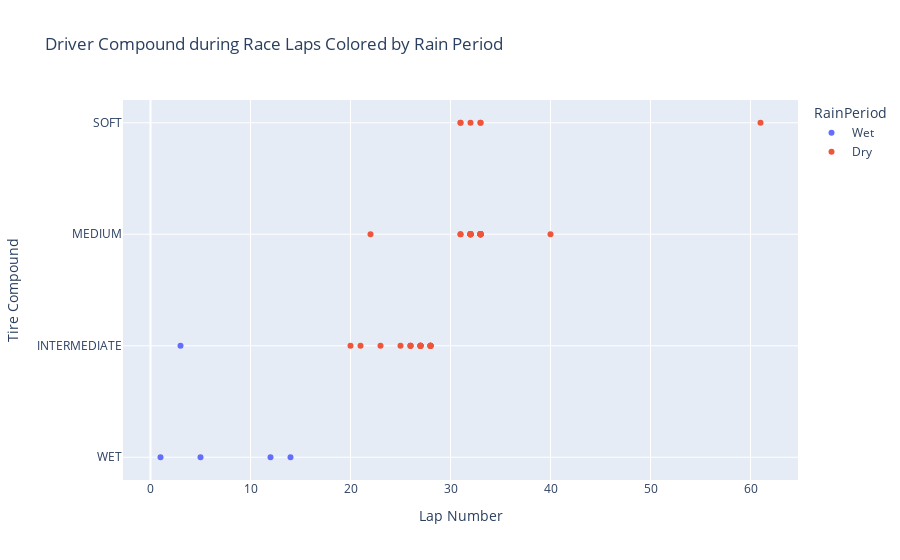

Notebook cell for this chart:
### Markdown cell above
The scatter plot shows track temperature varied at the time of pit stops for different drivers. It displays how often drivers do pit stops based on the Track Temperature. You can analyze how track temperature changes throughout the race. For instance, if the track temperature consistently increases or decreases as the race goes on, it may impact tire performance and pit strategies. If the track temperature is higher there would be increased pit stops as the track temp runs down the wheels more. However, when the Track Temperature is cooler it runs the wheel less meaning the drivers are less likely to stop for a pit. By finding these patterns, teams and analysts can make informed decisions about tire strategies and pit stop timing in future races.

### Code cell
# Identify pit stops
laps['Pitted'] = laps['PitInTime'].notna()

# Filter to get only the laps where a pit stop occurred
pit_stops = laps[laps['Pitted']][['Driver', 'LapNumber', 'Time', 'Compound']]

# Merge laps data with weather data to include Rain Period
merged_data = pd.merge_asof(
    pit_stops.sort_values('Time'),
    weather.sort_values('Time'),
    left_on='Time',
    right_on='Time',  # Align based on time
)

# Add Rain Period to the DataFrame
merged_data['RainPeriod'] = merged_data['Rainfall'].apply(lambda x: 'Wet' if x > 0 else 'Dry')

# Create the Plot as a scatter plot
fig = px.scatter(
    merged_data,
    x='LapNumber',
    y='Compound',
    color='RainPeriod',
    title='Driver Compound during Race Laps Colored by Rain Period',
    labels={'LapNumber': 'Lap Number', 'Compound': 'Tire Compound'},
    hover_data=['Driver', 'RainPeriod']  
)

# Show the plot
fig.show()

### Figure 1 — Plotly figure (JSON) as saved in the notebook; plotly's stock layout.template omitted (floating-point values rounded to 4 significant figures)
{"data": [{"customdata": [["OCO", "Wet"], ["VET", "Wet"], ["MSC", "Wet"], ["MAZ", "Wet"], ["GAS", "Wet"]], "hovertemplate": "RainPeriod=%{customdata[1]}<br>Lap Number=%{x}<br>Tire Compound=%{y}<br>Driver=%{customdata[0]}<extra></extra>", "legendgroup": "Wet", "marker": {"color": "#636efa", "symbol": "circle"}, "mode": "markers", "name": "Wet", "orientation": "h", "showlegend": true, "type": "scatter", "x": [1, 3, 5, 12, 14], "xaxis": "x", "y": ["WET", "INTERMEDIATE", "WET", "WET", "WET"], "yaxis": "y"}, {"customdata": [["VET", "Dry"], ["MSC", "Dry"], ["VET", "Dry"], ["MAZ", "Dry"], ["TSU", "Dry"], ["RUS", "Dry"], ["RAI", "Dry"], ["VER", "Dry"], ["GAS", "Dry"], ["SAI", "Dry"], ["RIC", "Dry"], ["STR", "Dry"], ["HAM", "Dry"], ["GIO", "Dry"], ["OCO", "Dry"], ["LEC", "Dry"], ["PER", "Dry"], ["NOR", "Dry"], ["BOT", "Dry"], ["ALO", "Dry"], ["HAM", "Dry"], ["OCO", "Dry"], ["VER", "Dry"], ["STR", "Dry"], ["RAI", "Dry"], ["HAM", "Dry"], ["MSC", "Dry"], ["TSU", "Dry"], ["GIO", "Dry"], ["LEC", "Dry"], ["ALO", "Dry"], ["OCO", "Dry"], ["MAZ", "Dry"], ["NOR", "Dry"], ["PER", "Dry"], ["SAI", "Dry"], ["GAS", "Dry"], ["VET", "Dry"], ["RIC", "Dry"], ["STR", "Dry"], ["RAI", "Dry"], ["HAM", "Dry"], ["TSU", "Dry"], ["GIO", "Dry"], ["ALO", "Dry"], ["OCO", "Dry"], ["GAS", "Dry"], ["VET", "Dry"], ["MSC", "Dry"], ["MAZ", "Dry"], ["GIO", "Dry"], ["VET", "Dry"]], "hovertemplate": "RainPeriod=%{customdata[1]}<br>Lap Number=%{x}<br>Tire Compound=%{y}<br>Driver=%{customdata[0]}<extra></extra>", "legendgroup": "Dry", "marker": {"color": "#EF553B", "symbol": "circle"}, "mode": "markers", "name": "Dry", "orientation": "h", "showlegend": true, "type": "scatter", "x": [20, 21, 22, 23, 25, 26, 26, 27, 26, 27, 27, 27, 28, 27, 27, 28, 28, 28, 28, 28, 31, 31, 33, 32, 32, 32, 31, 32, 32, 33, 32, 32, 31, 33, 33, 33, 32, 32, 33, 33, 33, 33, 33, 33, 33, 33, 33, 33, 32, 32, 40, 61], "xaxis": "x", "y": ["INTERMEDIATE", "INTERMEDIATE", "MEDIUM", "INTERMEDIATE", "INTERMEDIATE", "INTERMEDIATE", "INTERMEDIATE", "INTERMEDIATE", "INTERMEDIATE", "INTERMEDIATE", "INTERMEDIATE", "INTERMEDIATE", "INTERMEDIATE", "INTERMEDIATE", "INTERMEDIATE", "INTERMEDIATE", "INTERMEDIATE", "INTERMEDIATE", "INTERMEDIATE", "INTERMEDIATE", "MEDIUM", "MEDIUM", "MEDIUM", "MEDIUM", "MEDIUM", "MEDIUM", "SOFT", "MEDIUM", "MEDIUM", "MEDIUM", "MEDIUM", "SOFT", "SOFT", "MEDIUM", "MEDIUM", "MEDIUM", "MEDIUM", "MEDIUM", "MEDIUM", "MEDIUM", "MEDIUM", "MEDIUM", "SOFT", "MEDIUM", "MEDIUM", "MEDIUM", "MEDIUM", "SOFT", "MEDIUM", "MEDIUM", "MEDIUM", "SOFT"], "yaxis": "y"}], "layout": {"legend": {"title": {"text": "RainPeriod"}, "tracegroupgap": 0}, "title": {"text": "Driver Compound during Race Laps Colored by Rain Period"}, "xaxis": {"anchor": "y", "domain": [0, 1], "title": {"text": "Lap Number"}}, "yaxis": {"anchor": "x", "domain": [0, 1], "title": {"text": "Tire Compound"}}}}
